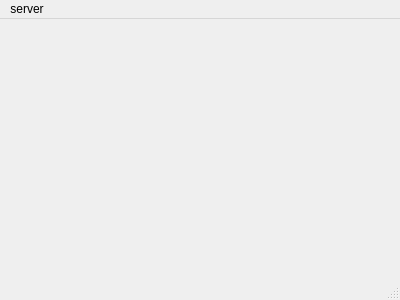
<?xml version="1.0" encoding="UTF-8"?>
<ui version="4.0">
 <class>MainWindow</class>
 <widget class="QMainWindow" name="MainWindow">
  <property name="geometry">
   <rect>
    <x>0</x>
    <y>0</y>
    <width>400</width>
    <height>300</height>
   </rect>
  </property>
  <property name="windowTitle">
   <string>MainWindow</string>
  </property>
  <widget class="QWidget" name="centralWidget"/>
  <widget class="QStatusBar" name="statusBar"/>
  <widget class="QMenuBar" name="menuBar">
   <property name="geometry">
    <rect>
     <x>0</x>
     <y>0</y>
     <width>400</width>
     <height>23</height>
    </rect>
   </property>
   <widget class="QMenu" name="menuserver">
    <property name="title">
     <string>server</string>
    </property>
    <addaction name="action1"/>
   </widget>
   <addaction name="menuserver"/>
  </widget>
  <action name="action1">
   <property name="text">
    <string>1</string>
   </property>
  </action>
 </widget>
 <layoutdefault spacing="6" margin="11"/>
 <resources/>
 <connections/>
</ui>
